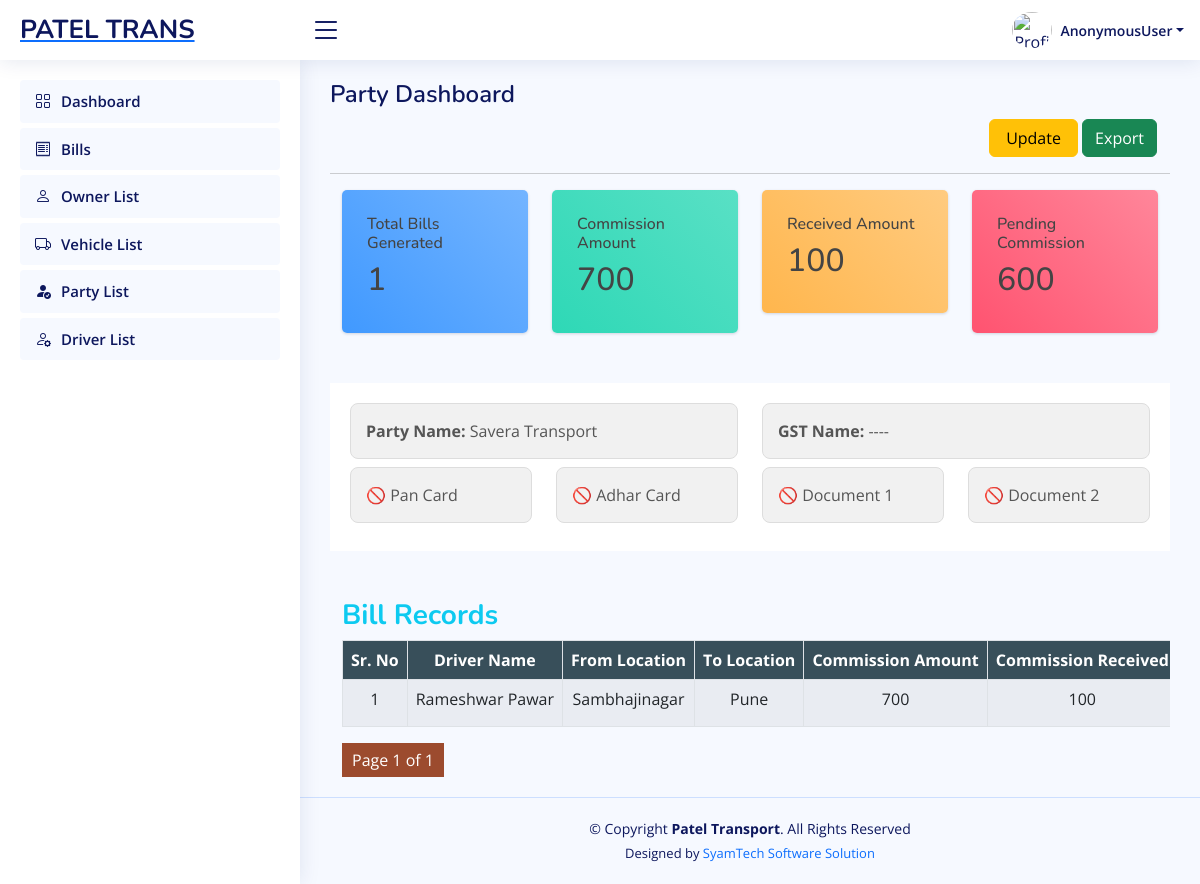
/software/party_dashboard/1, run on the app's committed database.
### Developer/models.py (models this page shows, shortened)
class Party(models.Model):
    business = models.ForeignKey(Business, on_delete=models.CASCADE, null=True, blank=True)
    name = models.CharField(max_length=255)  # Party name
    gst_no = models.CharField(max_length=15, unique=True, null=True, blank=True, verbose_name="GST Number")
    pan_card = models.FileField(upload_to='party_documents/pan_cards/', null=True, blank=True)
    adhar_card = models.FileField(upload_to='party_documents/adhar_cards/', null=True, blank=True)
    document1 = models.FileField(upload_to='party_documents/other_documents/', null=True, blank=True)
    document2 = models.FileField(upload_to='party_documents/other_documents/', null=True, blank=True)
    mobile = models.CharField(max_length=15, null=True, blank=True)
    alternate_mobile = models.CharField(max_length=15, null=True, blank=True)
    created_at = models.DateTimeField(auto_now_add=True)
    updated_at = models.DateTimeField(auto_now=True)

class Bill(models.Model):
    business = models.ForeignKey(Business, on_delete=models.CASCADE, null=True, blank=True)
    bill_number = models.CharField(max_length=10, unique=True, editable=False, db_index=True)
    party = models.ForeignKey(
        'Party', on_delete=models.SET_NULL, related_name='bills', verbose_name="Party Name", null=True, blank=True
    )
    driver = models.ForeignKey(
        'Driver', on_delete=models.SET_NULL, null=True, blank=True, related_name='bills', verbose_name="Driver"
    )
    vehicle = models.ForeignKey(
        'Vehicle', on_delete=models.CASCADE,  related_name='bills', verbose_name="Vehicle"
    )
    reference = models.ForeignKey(
        'VehicleOwner', on_delete=models.SET_NULL, null=True, blank=True, related_name='referenced_bills', verbose_name="Referenced By"
    )
    from_location = models.CharField(max_length=255, verbose_name="From Location")
    to_location = models.CharField(max_length=255, verbose_name="To Location")
    material_type = models.CharField(max_length=255, null=True, blank=True, verbose_name="Type of Material")
    rent_amount = models.DecimalField(max_digits=10, decimal_places=0, verbose_name="Rent Amount")
    advance_amount = models.DecimalField(max_digits=10, decimal_places=0, verbose_name="Advance Amount")
    pending_amount = models.DecimalField(max_digits=10, decimal_places=0, default=0, verbose_name="Pending Amount")
    commission = models.DecimalField(max_digits=10, decimal_places=0, null=True, blank=True,default=0,  verbose_name="Commission")
    commission_charge = models.DecimalField(max_digits=10, decimal_places=0, null=True, blank=True,default=0,  verbose_name="Commission Amount")
    commission_received = models.DecimalField(max_digits=10, decimal_places=0, null=True, blank=True,default=0,  verbose_name="Commission Received")
    commission_pending = models.DecimalField(max_digits=10, decimal_places=0, null=True, blank=True,default=0,  verbose_name="Commission Pending")
    notes = models.TextField(null=True, blank=True, verbose_name="Additional Notes")
    bill_date = models.DateField(verbose_name="Bill Date")
    commission_received_date = models.DateField(null=True, blank=True, verbose_name="Commission Received Date")
    class Meta:
        ordering = ['-bill_date']

class Driver(models.Model):
    business = models.ForeignKey(Business, on_delete=models.CASCADE, null=True, blank=True)
    driver_name = models.CharField(max_length=255)
    licence = models.FileField(upload_to='driver_documents/licence/', null=True, blank=True)
    adhar_card = models.FileField(upload_to='driver_documents/adhar_cards/', null=True, blank=True)
    document1 = models.FileField(upload_to='party_documents/other_documents/', null=True, blank=True)
    document2 = models.FileField(upload_to='party_documents/other_documents/', null=True, blank=True)
    profile_photo = models.ImageField(upload_to='driver_documents/profile_photos/', null=True, blank=True)
    mobile = models.CharField(max_length=15, null=True, blank=True)
    alternate_mobile = models.CharField(max_length=15, null=True, blank=True)
    created_at = models.DateTimeField(auto_now_add=True)
    updated_at = models.DateTimeField(auto_now=True)

### Software/views.py (the view)
# urls.py: path('party_dashboard/<int:id>', party_dashboard, name='software_party_dashboard'),
def party_dashboard(request,id):
    party=Party.objects.get(id=id)
    bill=Bill.objects.select_related('vehicle').only('vehicle').filter(party=party)
    total_bills_generated = bill.count()
    total_commission_amount = bill.aggregate(Sum('commission_charge'))['commission_charge__sum'] or 0
    received_commission = bill.aggregate(Sum('commission_received'))['commission_received__sum'] or 0
    pending_commission = bill.aggregate(Sum('commission_pending'))['commission_pending__sum'] or 0
    paginator = Paginator(bill, 10)  # Show 10 job cards per page.
    page_number = request.GET.get('page')  # Get the page number from the GET request
    page_obj = paginator.get_page(page_number)  # Get the corresponding page object
    filter_params = request.GET.copy()  # Copy the GET parameters
    if 'page' in filter_params:
        del filter_params['page']  # Remove the page parameter if it exists
    context={
        'bill_rec':page_obj,
        'party':party,
        'filter_params': filter_params.urlencode(),
        'total_bills_generated':total_bills_generated,
        'total_commission_amount':total_commission_amount,
        'received_commission':received_commission,
        'pending_commission':pending_commission,
        }
    return render(request, 'software_party_dashboard.html',context )

### Software/templates/software_party_dashboard.html (shortened to what this page needs)
{% extends "software_base.html" %}
{% block content %}
<main id="main" class="main">
    <div class="pagetitle">
        <h1>Party Dashboard</h1>
    </div>
    <div class="row">
        <div class="col-lg-12">
            <div class="row">
                <div class="container" style="max-width:97%;">
                    <div class="text-lg-end text-start">
                        <a href="javascript:void(0);" data-url="{% url 'software_update_party' party.id %}" class="btn btn-warning    px-3" onclick="mini_window_2(this)">Update</a>
                    <a href="{% url 'software_export_bill_records_for_single_party' party.id %}" class="btn btn-success"> Export</a>
                    </div>
                </div>
            </div>
        </div>
    </div>
     <hr>
    <div class="container">
        <div class="row">
            <div class="col-md-4 col-xl-3">
                <div class="card bg-c-blue order-card">
                    <div class="card-block">
                        <h6 class="m-b-20">Total Bills Generated</h6>
                        <h2 class="text-right"><span>{{ total_bills_generated }}</span></h2>
                    </div>
                </div>
            </div>
            <div class="col-md-4 col-xl-3">
                <div class="card bg-c-green order-card">
                    <div class="card-block">
                        <h6 class="m-b-20">Commission Amount</h6>
                        <h2 class="text-right"><span>{{ total_commission_amount }}</span></h2>
                    </div>
                </div>
            </div>
            <div class="col-md-4 col-xl-3">
                <div class="card bg-c-yellow order-card">
                    <div class="card-block">
                        <h6 class="m-b-20">Received Amount</h6>
                        <h2 class="text-right"><span>{{ received_commission }}</span></h2>
                    </div>
                </div>
            </div>
            <div class="col-md-4 col-xl-3">
                <div class="card bg-c-pink order-card">
                    <div class="card-block">
                        <h6 class="m-b-20">Pending Commission</h6>
                        <h2 class="text-right"><span>{{ pending_commission }}</span></h2>
                    </div>
                </div>
            </div>
        </div>
    </div>
    <div class="container-fluid  bill-info-header">
        <div class="row">
            <div class="col-sm-6 mb-2">
                <div class="info-field">
                    <strong>Party Name:</strong> {{ party.name|default:"----" }}
                </div>
            </div>
            <div class="col-sm-6 mb-2">
                <div class="info-field">
                    <strong>GST Name:</strong> {{ party.gst_no|default:"----" }}
                </div>
            </div>
            <div class="col-sm-3 mb-2">
                <div class="info-field">
                    {% if party.pan_card %}
                        <center><a href="{{ party.pan_card.url }}" download><strong>Pan Card</strong></a></center>
                    {% else %}
                    🚫 Pan Card
                    {% endif %}
                </div>
            </div>
            <div class="col-sm-3 mb-2">
                <div class="info-field">
                    {% if party.adhar_card %}
                        <center><a href="{{ party.adhar_card.url }}" download><strong>Adhar Card</strong></a></center>
                    {% else %}
                    🚫 Adhar Card
                    {% endif %}
                </div>
            </div>
            <div class="col-sm-3 mb-2">
                <div class="info-field">
                    {% if party.document1 %}
                        <center><a href="{{ party.document1.url }}" download><strong>Document 1</strong></a></center>
                    {% else %}
                    🚫 Document 1
                    {% endif %}
                </div>
            </div>
            <div class="col-sm-3 mb-2">
                <div class="info-field">
                    {% if party.document2 %}
                        <center><a href="{{ party.document2.url }}" download><strong>Document 2</strong></a></center>
                    {% else %}
                    🚫 Document 2
                    {% endif %}
                </div>
            </div>
        </div>
    </div>
    <div class="container">
        <div class="row justify-content-center align-items-center">
            <div class="col-sm-12"> <br><br>
                <h3 class="text-info"><b>Bill Records</b></h3>
                <div class="row">
                    <div class="container" style=" overflow:scroll;">
                        <table id="bill_table" class="table table-striped table-bordered" style="width:100%; min-width: max-content;">
                            <thead>
                                <tr style="background-color: rgb(56, 79, 90);">
                                    <th scope="col" class="text-center text-white">Sr. No</th>
                                    <th scope="col" class="text-center text-white">Driver Name</th>
                                    <th scope="col" class="text-center text-white">From Location</th>
                                    <th scope="col" class="text-center text-white">To Location</th>
                                    <th scope="col" class="text-center text-white">Commission Amount</th>
                                    <th scope="col" class="text-center text-white">Commission Received</th>
                                </tr>
                            </thead>
                            <tbody>
                                {% if bill_rec %}
                                {% for r in bill_rec %}
                                <tr>
                                    <td class="text-center">{{ forloop.counter }}</td>
                                    <td class="text-center">{{ r.driver.driver_name }} </td>
                                    <td class="text-center">{{ r.from_location }} </td>
                                    <td class="text-center">{{ r.to_location }} </td>
                                    <td class="text-center">{{ r.commission_charge }} </td>
                                    <td class="text-center">{{ r.commission_received }} </td>
                                </tr>
                                {% endfor %}
                                {% else %}
                                <tr>
                                    <td colspan="10" class="text-center">No Bills Found</td>
                                </tr>
                                {% endif %}
                            </tbody>
                        </table>
                        <div class="pagination-container">
                            <div class="pagination">
                                <span class="current-page">Page {{ bill_rec.number }} of {{ bill_rec.paginator.num_pages }}</span>
                            </div>
                        </div>
                    </div>
                </div>
            </div>
        </div>
    </div>
</main>
{% endblock content %}

### Software/templates/software_party_dashboard.html (style rules this page uses)
.bg-c-blue { background: linear-gradient(45deg,#4099ff,#73b4ff); }
.bg-c-green { background: linear-gradient(45deg,#2ed8b6,#59e0c5); }
.bg-c-yellow { background: linear-gradient(45deg,#FFB64D,#ffcb80); }
.bg-c-pink { background: linear-gradient(45deg,#FF5370,#ff869a); }
.card { border-radius: 5px; -webkit-box-shadow: 0 1px 2.94px 0.06px rgba(4,26,55,0.16); box-shadow: 0 1px 2.94px 0.06px rgba(4,26,55,0.16); border: none; margin-bottom: 30px; -webkit-transition: all 0.3s ease-in-out; transition: all 0.3s ease-in-out; }
.card .card-block { padding: 25px; }
.bill-info-header { background-color:rgb(255, 255, 255); padding: 20px; margin-top: 20px; }
.info-field { background-color: #f1f1f1; padding: 15px; border-radius: 8px; border: 1px solid #ddd; font-size: 1rem; color: #555; width: 100%; }
.info-field strong { margin-bottom: 5px; }
.col-sm-3 { display: flex; justify-content: center; align-items: center; }

### data on the page
Party: name "Savera Transport", gst_no "----"
Bill: driver.driver_name "Rameshwar Pawar", from_location "Sambhajinagar", to_location "Pune", commission_charge "700", commission_received "100"

### other printed values
{{ request.user }} "AnonymousUser"
{{ total_bills_generated }} "1"
{{ total_commission_amount }} "700"
{{ received_commission }} "100"
{{ pending_commission }} "600"
{{ bill_rec.number }} "1"
{{ bill_rec.paginator.num_pages }} "1"
